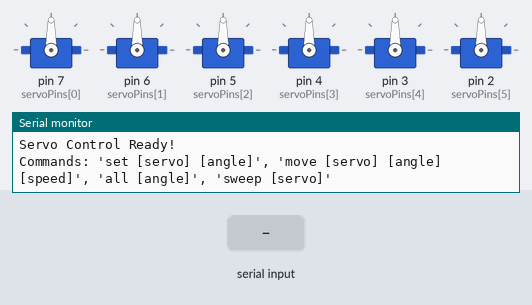
A sketch run on a simulated Arduino Uno, built with avr-gcc and run on an emulated ATmega328P. On the bench: 6 × servo, the last lines printed to the serial monitor. The inputs (shaded band) are chosen by the test bench.

Above: at 1.2 s.
1.3 s: "all\n" received over Serial
At 2.2 s:
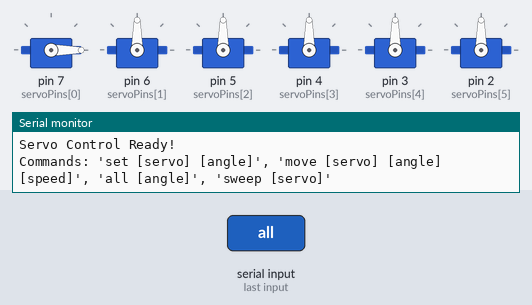
At 7.2 s:
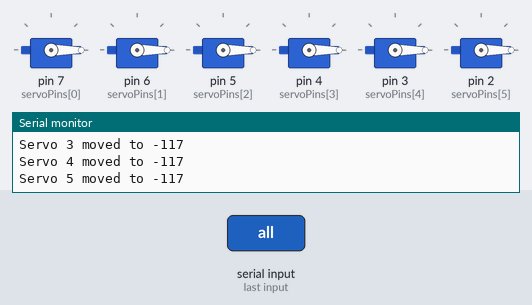
7.3 s: "all90\n" received over Serial
At 9.1 s:
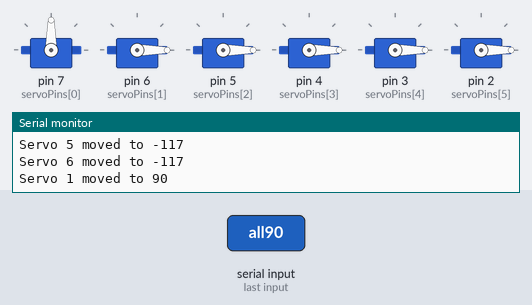
13.3 s: "all,45\n" received over Serial
Timing chart, 0 to 28.9 s (numbered marks = the images above; inputs shaded):
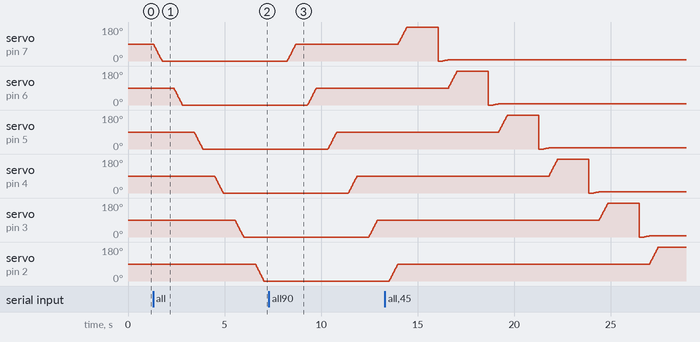

Measured:
- after the input at 1.3 s, servo on pin 7 (servoPins[0]): moves from 90° to 0° over 0.45 s, starting at once; servo on pin 6 (servoPins[1]): moves from 90° to 0° over 0.45 s, starting after 1.1 s
- after the input at 7.3 s, servo on pin 7 (servoPins[0]): moves from 0° to 90° over 0.45 s, starting after 0.94 s; servo on pin 6 (servoPins[1]): moves from 0° to 90° over 0.45 s, starting after 2.0 s

The sketch:

arduino_servo_test.ino
```cpp
#include <Servo.h>

Servo servos[6];  // Array to hold all 6 servos
int servoPins[6] = {7, 6, 5, 4, 3, 2}; // Corresponding PWM pins
int servoAngles[6] = {90, 90, 90, 90, 90, 90}; // Default angles at startup

void setup() {
  Serial.begin(9600);

  // Attach each servo to its respective pin
  for (int i = 0; i < 6; i++) {
    servos[i].attach(servoPins[i]);
    servos[i].write(servoAngles[i]); // Set initial position
  }

  Serial.println("Servo Control Ready!");
  Serial.println("Commands: 'set [servo] [angle]', 'move [servo] [angle] [speed]', 'all [angle]', 'sweep [servo]'");
}

void loop() {
  if (Serial.available() > 0) {
    String command = Serial.readStringUntil('\n');
    command.trim();

    if (command.startsWith("set")) {
      int servoNum, angle;
      sscanf(command.c_str(), "set %d %d", &servoNum, &angle);
      setServo(servoNum, angle);
    }

    else if (command.startsWith("move")) {
      int servoNum, angle, speed;
      sscanf(command.c_str(), "move %d %d %d", &servoNum, &angle, &speed);
      moveServoSmooth(servoNum, angle, speed);
    }

    else if (command.startsWith("all")) {
      int angle;
      sscanf(command.c_str(), "all %d", &angle);
      moveAllServos(angle);
    }

    else if (command.startsWith("sweep")) {
      int servoNum;
      sscanf(command.c_str(), "sweep %d", &servoNum);
      sweepServo(servoNum);
    }
  }
}

// Smoothly move a single servo to an angle
void moveServoSmooth(int servoNum, int targetAngle, int speed) {
  if (servoNum < 1 || servoNum > 6) return;

  int index = servoNum - 1;
  int startAngle = servoAngles[index];

  if (startAngle < targetAngle) {
    for (int pos = startAngle; pos <= targetAngle; pos++) {
      servos[index].write(pos);
      delay(speed);
    }
  } else {
    for (int pos = startAngle; pos >= targetAngle; pos--) {
      servos[index].write(pos);
      delay(speed);
    }
  }

  servoAngles[index] = targetAngle;
  Serial.print("Servo ");
  Serial.print(servoNum);
  Serial.print(" moved to ");
  Serial.println(targetAngle);
}

// Instantly set a servo to an angle
void setServo(int servoNum, int angle) {
  if (servoNum < 1 || servoNum > 6) return;

  int index = servoNum - 1;
  servos[index].write(angle);
  servoAngles[index] = angle;

  Serial.print("Servo ");
  Serial.print(servoNum);
  Serial.print(" set to ");
  Serial.println(angle);
}

// Move all servos to the same angle smoothly
void moveAllServos(int targetAngle) {
  for (int i = 0; i < 6; i++) {
    moveServoSmooth(i + 1, targetAngle, 5); // Move smoothly with speed 5
  }
}

// Sweep a single servo from 0 to 180 and back
void sweepServo(int servoNum) {
  if (servoNum < 1 || servoNum > 6) return;

  int index = servoNum - 1;
  for (int pos = 0; pos <= 180; pos++) {
    servos[index].write(pos);
    delay(10);
  }
  for (int pos = 180; pos >= 0; pos--) {
    servos[index].write(pos);
    delay(10);
  }

  Serial.print("Sweep test on Servo ");
  Serial.println(servoNum);
}
```
